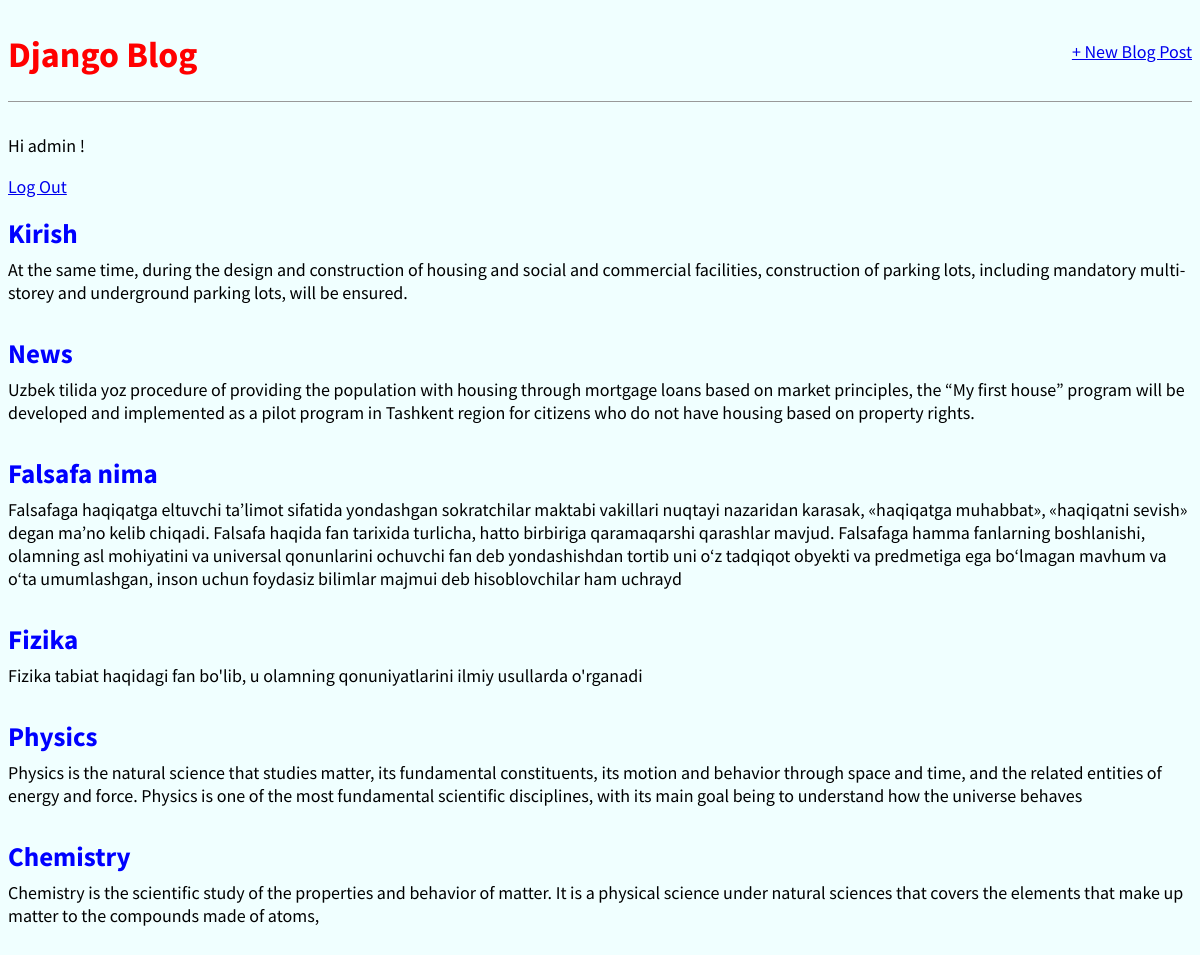
The app's page / (signed in) with its own data.
### blog/models.py (models this page shows, shortened)
class Post(models.Model):
    title = models.CharField(max_length=200)
    author = models.ForeignKey('auth.User', on_delete=models.CASCADE)
    body = models.TextField()

### blog/views.py (the view)
# urls.py: path('', BlogListView.as_view(), name='home'),
class BlogListView(ListView):
    model = Post
    template_name = 'home.html'

### templates/home.html (shortened to what this page needs)
<head>
</head>
<body>
{% extends 'base.html' %}
{% block content %}
    {%for post in object_list %}
        <div class="post-entry">
            <h2><a href="">{{post.title}}</a></h2>
            <p class="postni"> {{post.body}} </p>
        </div>
    {% endfor %}
{% endblock content %}

### templates/base.html (shortened to what this page needs)
{% load static %}
<html>
<head>
    <link rel="stylesheet" href="{% static 'css/base.css' %}">
</head>
<body>
    <header>
        <div class="nav-left">
            <h1> <a href="% url 'home' %">Django Blog</a> </h1>
        </div>
        <div class="nav-right">
            <a href="{% url 'post_new' %}"> + New Blog Post</a>
        </div>
    </header>
    {% if user.is_authenticated %}
        <p>Hi {{user.username}} !</p>
        <p> <a href="{% url 'logout' %}">Log Out </a></p>
        {% else %}
        <p>You are not logged in</p>
        <a href="{% url 'login' %}">Log In </a>
        {% endif %}
        {% block content%}
        {% endblock content %}
</body>
</html>

### static/css/base.css (style rules this page uses)
body { font-family: 'Source Sans Pro', sans-serif; font-size: 18px; background-color: azure; }
header { border-bottom: 1px solid #999; margin-bottom: 2rem; display: flex; }
header h1 a { color: red; text-decoration: none; }
.nav-left { margin-right: auto; }
.nav-right { display: flex; padding-top: 2rem; }
.post-entry { margin-bottom: 2rem; }
.post-entry h2 { margin: 0.5rem 0; }
.post-entry h2 a, .post-entry h2 a:visited { color: blue; text-decoration: none; }
.post-entry p { margin: 0; font-weight: 400; }

### records on screen
Post: title "Kirish", body "At the same time, during the design and construction of housing and social and commercial facilities, construction of parking lots, including mandatory multi-storey and underground parking lots, will be ensured."
Post: title "News", body "Uzbek tilida yoz procedure of providing the population with housing through mortgage loans based on market principles, the “My first house” program will be developed and implemented as a pilot program in Tashkent region for citizens who do not have housing based on property rights."
Post: title "Falsafa nima", body "Falsafaga haqiqatga eltuvchi taʼlimot sifatida yondashgan sokratchilar maktabi vakillari nuqtayi nazaridan karasak, «haqiqatga muhabbat», «haqiqatni sevish» degan maʼno kelib chiqadi. Falsafa haqida fan tarixida turlicha, hatto birbiriga qaramaqarshi qarashlar mavjud. Falsafaga hamma fanlarning boshlanishi, olamning asl mohiyatini va universal qonunlarini ochuvchi fan deb yondashishdan tortib uni oʻz tadqiqot obyekti va predmetiga ega boʻlmagan mavhum va oʻta umumlashgan, inson uchun foydasiz bilimlar majmui deb hisoblovchilar ham uchrayd"
Post: title "Fizika", body "Fizika tabiat haqidagi fan bo'lib, u olamning qonuniyatlarini ilmiy usullarda o'rganadi"
Post: title "Physics", body "Physics is the natural science that studies matter, its fundamental constituents, its motion and behavior through space and time, and the related entities of energy and force. Physics is one of the most fundamental scientific disciplines, with its main goal being to understand how the universe behaves"
Post: title "Chemistry", body "Chemistry is the scientific study of the properties and behavior of matter. It is a physical science under natural sciences that covers the elements that make up matter to the compounds made of atoms,"

### other values on screen
{{ user.username }} "admin"
